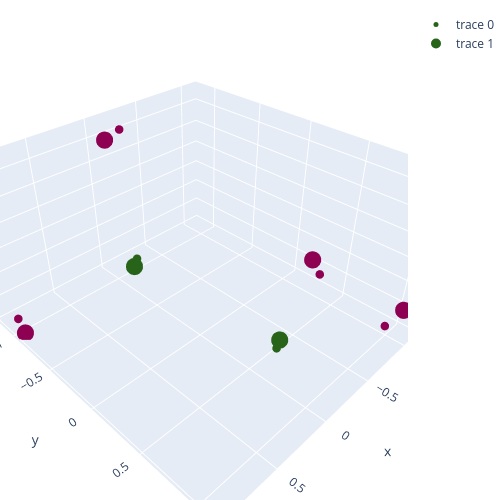

Write notebook code for a chart like this one.
### Code cell
layout = go.Layout(width=500, height=500,
                   margin=dict(l=0, r=0, t=10, b=0),)

traceOriginal = go.Scatter3d(
    x=originalPositions[:,0],
    y=originalPositions[:,1],
    z=originalPositions[:,2],
    mode='markers',
    marker=dict(size=5,color=atomValues),
    )

candidatePositions = candidatePositions.detach().clone()
traceCandidate = go.Scatter3d(
    x=candidatePositions[:,0],
    y=candidatePositions[:,1],
    z=candidatePositions[:,2],
    mode='markers',
    marker=dict(size=10,color=atomValues),
    )

fig = go.Figure(data=[traceOriginal, traceCandidate], layout=layout)
fig.show()

### Figure 1 — Plotly figure (JSON) as saved in the notebook; plotly's stock layout.template omitted (floating-point values rounded to 4 significant figures)
{"data": [{"marker": {"color": [1.0, 1.0, -1.0, -1.0, -1.0, -1.0], "size": 5}, "mode": "markers", "type": "scatter3d", "x": [0.0, 0.0, 0.2111, -0.9482, -0.2111, 0.9482], "y": [0.719, -0.719, 1.093, 1.005, -1.093, -1.005], "z": [-0.07769, -0.07769, 0.8479, -0.3041, 0.8479, -0.3041]}, {"marker": {"color": [1.0, 1.0, -1.0, -1.0, -1.0, -1.0], "size": 10}, "mode": "markers", "type": "scatter3d", "x": [-0.02665, 0.03548, 0.2121, -1.106, -0.1147, 0.9535], "y": [0.7177, -0.7151, 1.039, 1.051, -1.163, -0.9247], "z": [-0.02076, -0.1332, 0.9141, -0.2161, 0.7693, -0.391]}], "layout": {"height": 500, "margin": {"b": 0, "l": 0, "r": 0, "t": 10}, "width": 500}}
